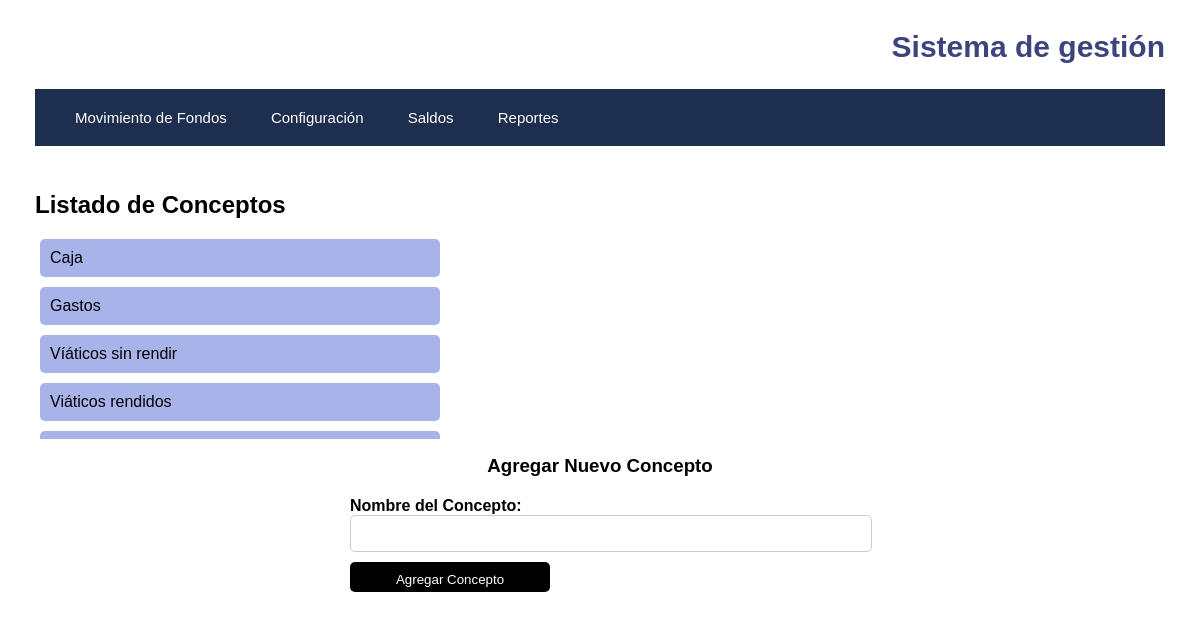
The app's page /api/addconcept with its own data.
### Models.py (models this page shows, shortened)
class Concepto(db.Model):
    id_concepto = db.Column(db.Integer, unique=True, primary_key=True)
    nombre_concepto = db.Column(db.Text, unique=True)

### app.py (the view)
@app.route("/api/addconcept", methods=["GET"])
def show_concept_form():
    conceptos = Concepto.query.all()
    return render_template("addconcept.html", conceptos=conceptos)

### templates/addconcept.html (shortened to what this page needs)
<!DOCTYPE html>
<html lang="en">
<head>
    <link rel="stylesheet" type="text/css" href="{{ url_for('static', filename='style.css') }}">
</head>
<body>
    {% extends 'base.html' %}
    {% block content %}
        <h2>Listado de Conceptos</h2>
        <ul>
            {% for concepto in conceptos %}
                <li>{{ concepto.nombre_concepto }}</li>
            {% endfor %}
        </ul>
        <h3>Agregar Nuevo Concepto</h3>
        <form action="/api/addconcept" method="post">
            <div class="form-group">
                <label for="nombre_concepto">Nombre del Concepto:</label>
                <input type="text" id="nombre_concepto" name="nombre_concepto" required>
            </div>
            <input type="submit" value="Agregar Concepto">
        </form>
    {% endblock %}

### static/style.css (style rules this page uses)
body { font-family: sans-serif; margin: 0; padding: 0; }
h2 { margin-top: 10px; margin-left: 35px; text-align: left; }
h3 { margin-top: 0; text-align: center; }
form { width: 500px; margin: 0 auto; }
.form-group { margin-bottom: 10px; }
label { font-weight: bold; }
input, select { width: 100%; padding: 10px; border-radius: 5px; border: 1px solid #ccc; }
input[type="submit"] { width: 200px; height: 30px; background-color: #000; color: #fff; border-radius: 5px; border: none; cursor: pointer; margin-bottom: 20px; }
.form-group:nth-child(1) { margin-top: 20px; }
ul { list-style-type: none; overflow-y: auto; max-height: 200px; width: 400px; }
li { background-color: #9ba9e6de; padding: 10px; border-radius: 5px; margin-bottom: 10px; }

### records on screen
Concepto: nombre_concepto "Caja"
Concepto: nombre_concepto "Gastos"
Concepto: nombre_concepto "Víáticos sin rendir"
Concepto: nombre_concepto "Viáticos rendidos"
